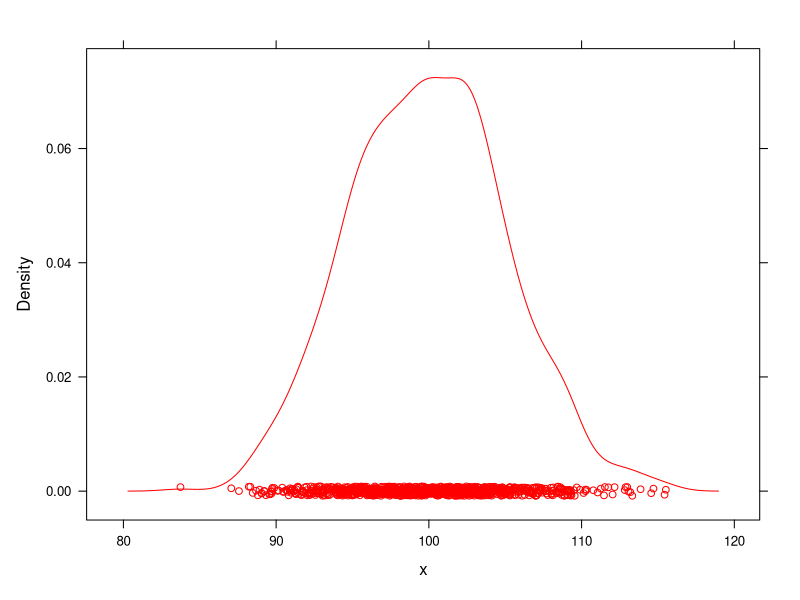
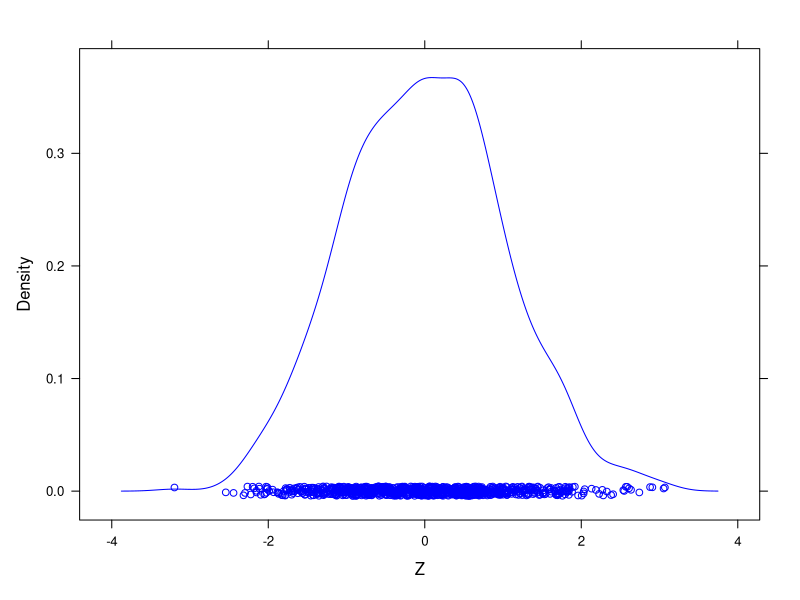
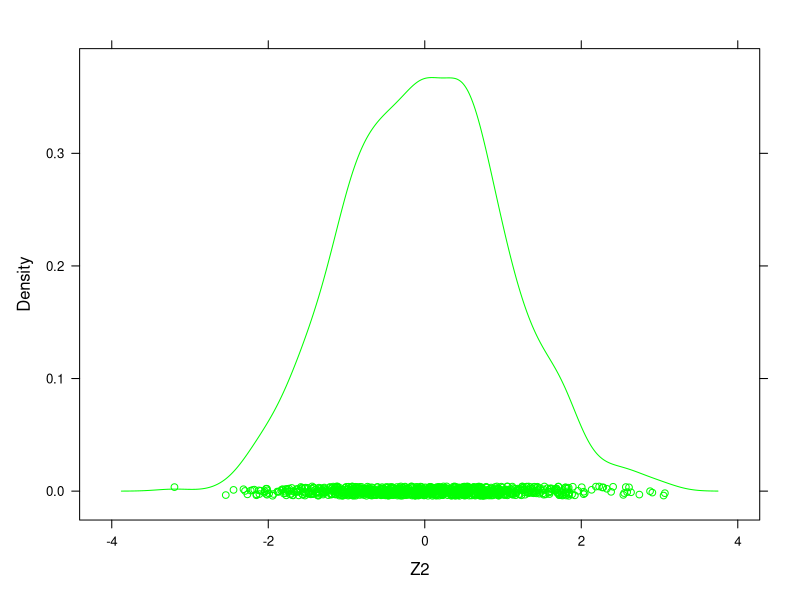

The R source for these figures, in order:
# chap08_Hypothesis_Test

# 가설(Hypothesis) : 어떤 사건을 설명하기 위한 가정 
# 추정(estimation) : 표본의 통계량(추정량)을 통해서 모집단을 확률적으로 추측   
# 검정(test) : 통계량(추정량)으로 가설을 채택 또는 기각하는 과정  

# 가설과 유의수준
# 가설 : 대한민국 수도는 서울이다. 
# 유의수준 5% 의미 : 5% 이상 찬성하면 가설이 채택되고, 
# 반대로 5% 미만으로 찬성할 경우 가설이 기각된다.
# 이때 5%는 가설 채택과 기각의 기준되는 임계값(α 표시) 


# 모수 : 모집단에 의해서 나온 통계량(모평균, 모표준편차)  
# 검정통계량 : 표본에 의해서 계산된 통계량(표본평균, 표본표준편차)

# 표본오차 : 검정통계량과 모수 간의 차이 
# 오차범위 : 표본오차가 발생할 범위(예 : ±표본오차) 
# 신뢰수준 : 표본에 의해서 추정한 값을 신뢰할 수 있는 정도(통상 : 95%)
# 유의수준 : 표본에 의해서 추정한 값을 신뢰할 수 없는 정도(통상 : 5%)



#############################################
# 표준정규분포 문제 (ppt.29) 
#############################################

# 문제) 어떤 모집단의 분포가 정규분포 N(50, 10^2)을 따르고, 아래와 같은
#  정규분포의 확률밀도함수 f(x)의 그래프에서 44~48 사이일 확률은?
Z1=((48-50)/10)
Z1 # Z = -0.2 -> 곡선확률: 0.0793

Z2=((44-50)/10)
Z2 # Z = -0.6 -> 곡선확률: 0.2257

# 확률
0.2257-0.0793 # 0.1464 (14.64%)


#########################################
## 1. 정규분포 vs 표준정규분포 
#########################################

# 1. 정규분포 : 좌우 대칭인 종모양의 연속확률분포  
# - 확률분포곡선(도수분포곡선)이 평균값을 중앙으로 하여 좌우대칭인 종 모양 
# - 정규분포 전체 넓이 = 1(확률 = 100%)

# 1) 정규분포 난수 생성
n=1000
x=rnorm(n,mean=100,sd=5) # N(100,5^2): 확률변수 x
x

# 2) 정규분포의 밀도분포곡선(확률밀도함수: PDF)
library(lattice)
densityplot(~x,col='red') # 확률밀도함수 시각화
# 곡선의 총 넓이 = 1

# 3) 정규성 검정: 귀무가설(H0)='정규분포와 차이가 없다'
shapiro.test(x) # 검정에 관련된 결과 제공
# W(검정통계량) = 0.99873 -> p-value(유의확률) = 0.7079
# 유의수준(알파) = 0.05(5%)
# [해석] 유의수준(알파) < 유의확률(p-value) : 귀무가설 채택

# 유의수준(알파) < 유의확률(p-value) : 귀무가설 채택
# 유의수준(알파) > 유의확률(p-value) : 귀무가설 기각

# 2. 표준정규분포(z분포) 
# 모든 정규분포를 평균=0, 표준편차=1 로 표준화한 분포
# 표준화를 위해서 표준화 공식(z)를 이용
# 표준화공식(Z) = (X - mu) / sigma : 정규분포 -> 표준정규분포 

# 1) 표준화 공식: 정규분포 -> 표준정규분포
mu = mean(x) # 평균
sigma = sd(x) # 표준편차
Z= (x-mu)/sigma
Z
mean(Z) # 평균: -1.408568e-15 = 0에 근사한 값 출력
sd(Z) # 표준편차: 1

# 2) 표준화 함수
Z2 = scale(x)

# 3) 표준정규분포의 밀도분포곡선
densityplot(~Z,col='blue')
densityplot(~Z2,col='green')

# 표준편차 vs 확률분포
# -1 ~ +1 : 68.2%
100-68.2
# -1.96 ~ +1.96 : 95%(알파=5%) -> 중요
# -2 ~ +2 : 95.4%
# -3 ~ +3 : 99.8%

#############################################
# 2. 표본 크기 (ppt.38) 
#############################################
# 모집단크기, 신뢰수준, 응답비율, 표본오차를 이용하여 표본의 크기를 알 수 있다.  
# N : 모집단의 크기
# Z : 신뢰수준의 Z값(95%일 때 ±1.96)
# p : 모집단 응답비율(통상 0.5)
# e : 표본오차 : 표본의 검정통계량과 모수 간의 차이(error) 
# n : 표본크기



#############################################
# 3. 표본오차(ppt.44~45) 
#############################################
# 표본오차 : 모수 추정 시 표본의 검정통계량과 모수 간의 필연적인 차이(error)  
# 오차범위 : 표본오차가 발생할 범위(예 : ±표본오차) 

# 신뢰수준 : 표본에 의해서 추정한 값을 신뢰할 수 있는 정도(통상 : 95%)
# 유의수준 : 표본에 의해서 추정한 값을 신뢰할 수 없는 정도(통상 : 5%)
# 신뢰수준(95%) = 1 - 유의수준(5%) 
# 신뢰구간 : 신뢰수준 하에서 모수가 포함될 범위(하한값 ~ 상한값 표현)

# 예) 오차범위, 신뢰수준 
# 표본조사 결과 후보A의 지지율이 50%이며, 오차범위는 ±3%, 신뢰수준은 95%라고 할 때
# 모집단에서 후보A에 대한 실제 지지률이  47~53% 사이에 있을 확률이 95%라는 의미 
# [해설] 표본조사 결과가 95% 믿을 수 있다는 의미가 아니고, 100번 중에서 95번은 
# 후보A의 지지률이 오차범위(47~53%)내로 나올 것으로 기대(5번은 오차발생)



#############################################
# 4. 모평균의 신뢰구간 추정/검정(ppt.53~54)  
#############################################
# 추정(estimation) : 표본을 통해서 모집단을 확률적으로 추측   
# 검정(test) : 표본에 의해서 추정된 통계량(추정량)으로 가설 채택/기각 과정 

# - 점 추정 : 제시된 한 개의 값과 검정통계량을 직접 비교하여 가설 기각유무를 결정 
# ex) 우리나라 중학교 2학년 남학생 평균키는 165.2cm로 추정

# - 구간 추정 : 신뢰구간과 검정통계량을 비교하여 가설 기각유무 결정
# 신뢰구간 : 임계값과 표준오차를 이용하여 결정된 하한값과 상한값의 범위 
# ex) 우리나라 중학교 2학년 남학생 평균키는 164.5 ~ 165.5cm로 추정


# t분포/검정 : (ppt. 54)
# - 모집단 정규분포이고, 모집단의 분산(σ2)이 알려지지 않은 경우(n < 30)
# - 표본의 표준편차이용 모평균 신뢰구간 추정

# 우리나라 중2 남학생 평균키=168cm, 표준편차=3cm 알려질 때 
# 표본 28명을 대상으로 95신뢰수준에서 모평균의 신뢰구간 추정한다.

# 귀무가설(HO) : mu = 168 -> 모평균 168cm와 차이가 없다.

